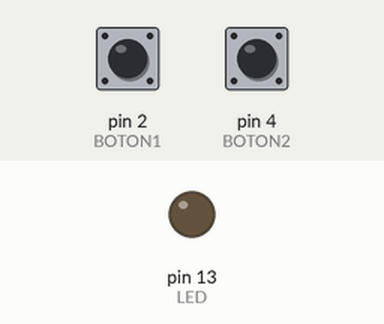
This sketch was run on a simulated Arduino Uno, built with avr-gcc and run on an emulated ATmega328P. Parts: output pins drawn as LEDs (lit = HIGH). Dashed ring = blinking. The inputs (shaded band) are chosen by the test bench; at power-on: pin 4 (BOTON2) LOW, pin 2 (BOTON1) LOW.

Above: at 1.2 s.
1.3 s: pin 4 (BOTON2) pulled HIGH for 1 s
At 1.37 s:
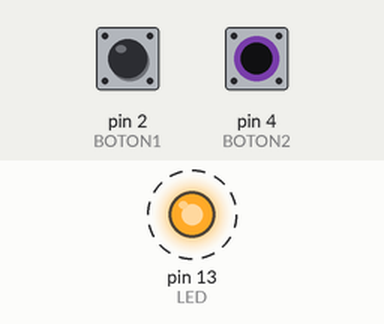
4.3 s: pin 2 (BOTON1) pulled HIGH for 0.15 s
At 5.5 s:
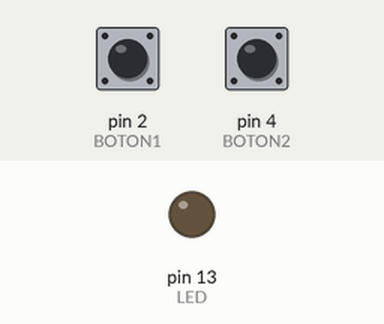
6.0 s: pin 4 (BOTON2) pulled HIGH for 0.15 s
At 6.07 s:
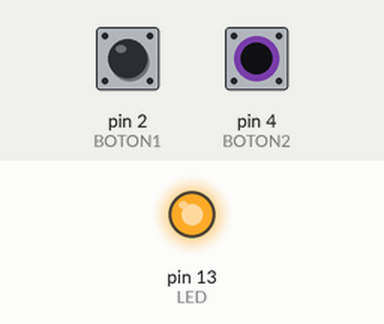
7.6 s: pin 4 (BOTON2) pulled HIGH for 3.2 s
At 11.9 s:
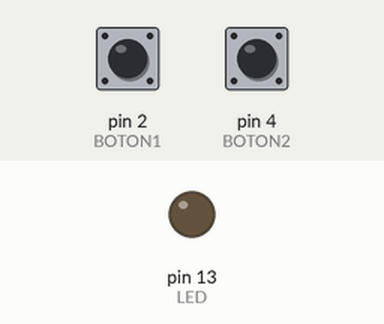
12.3 s: pin 2 (BOTON1) pulled HIGH for 3.2 s
At 13.7 s:
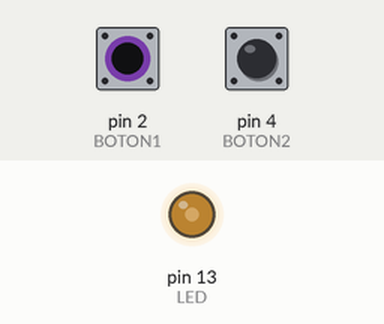
Timing chart, 0 to 17.0 s (numbered marks = the images above; inputs shaded):
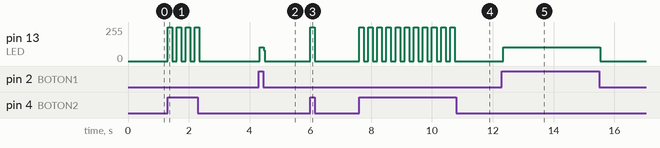

Measured:
- after the input at 1.3 s, pin 13 (LED): alternates 255/255 for 0.15 s and 0/255 for 0.15 s, 8 changes in all, then stays 0/255, starting at once
- after the input at 4.3 s, pin 13 (LED): 0/255 → 105/255 at once, → 0/255 0.12 s later
- after the input at 6.0 s, pin 13 (LED): 0/255 → 255/255 at once, → 0/255 0.15 s later
- after the input at 7.6 s, pin 13 (LED): alternates 255/255 for 0.15 s and 0/255 for 0.15 s, 22 changes in all, then stays 0/255, starting at once
- after the input at 12.3 s, pin 13 (LED): 0/255 → 105/255 at once, → 0/255 3.2 s later

The sketch:

sketch_nov15a.ino
```cpp
// Práctica encender y apagar un LED a través de botón pulsador
const int LED=13;
const int BOTON1=2;
const int BOTON2=4;
int val;
int val2;
void setup(){
pinMode(LED,OUTPUT);
pinMode(BOTON1,INPUT);
pinMode(BOTON2,INPUT);
}
void loop(){
  if (val&&val2==HIGH){
   digitalWrite(LED,HIGH);
   delay(300);
   digitalWrite(LED,LOW);

  }
val=digitalRead(BOTON1);
if  (val==HIGH){
digitalWrite(LED,HIGH);
}else { digitalWrite(LED,LOW);
}
val2=digitalRead(BOTON2);
if (val2==HIGH){
  digitalWrite(LED,HIGH);
  delay(150);
  digitalWrite(LED,LOW);
  delay(150);
  }else {
  digitalWrite(LED,LOW);
}
}
```
